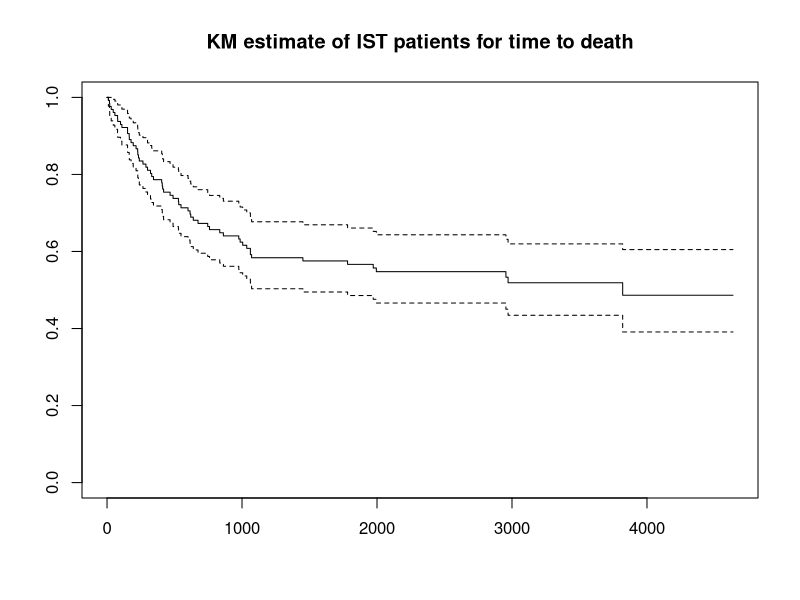
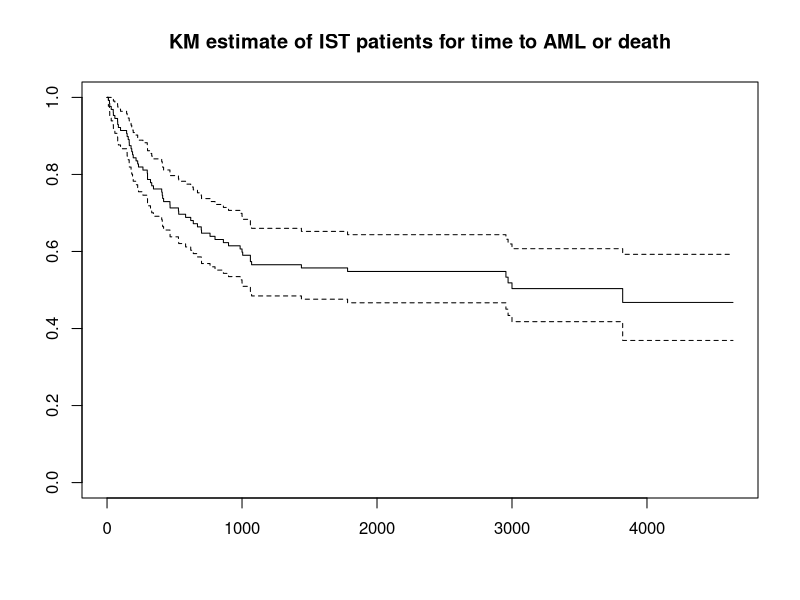
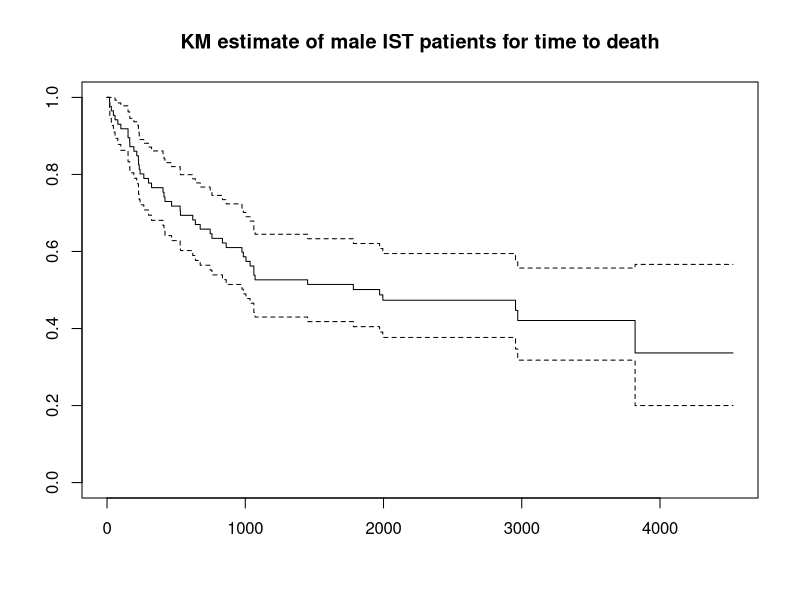
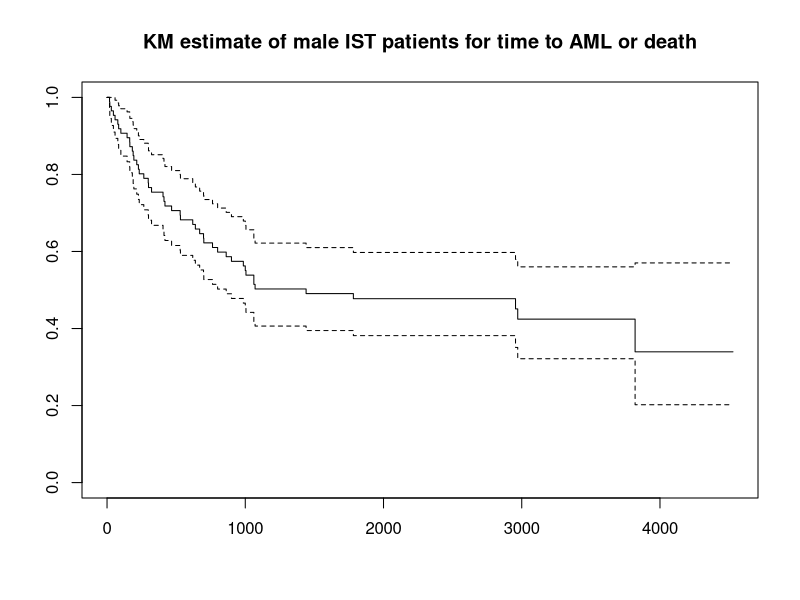
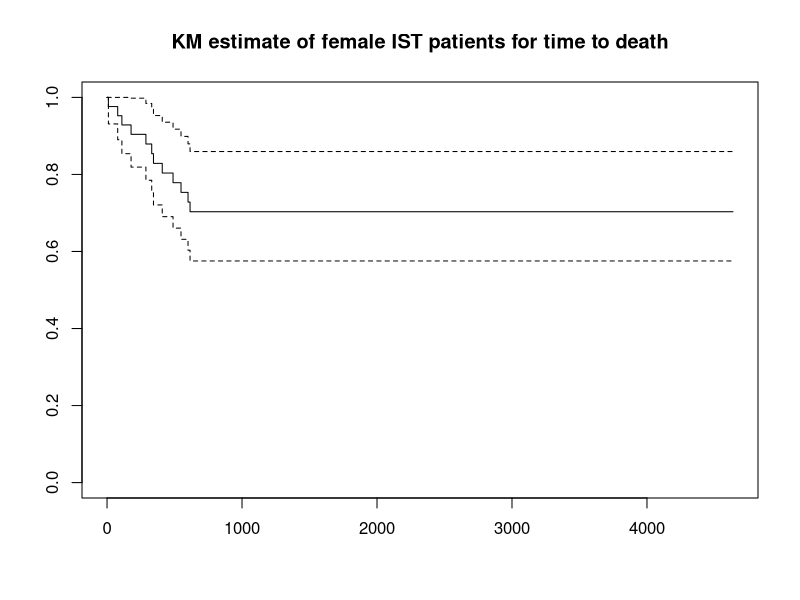
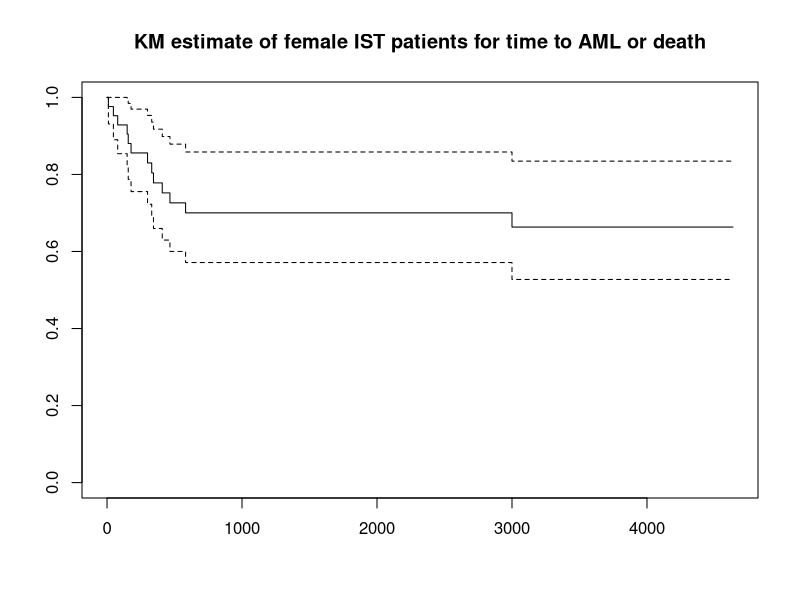
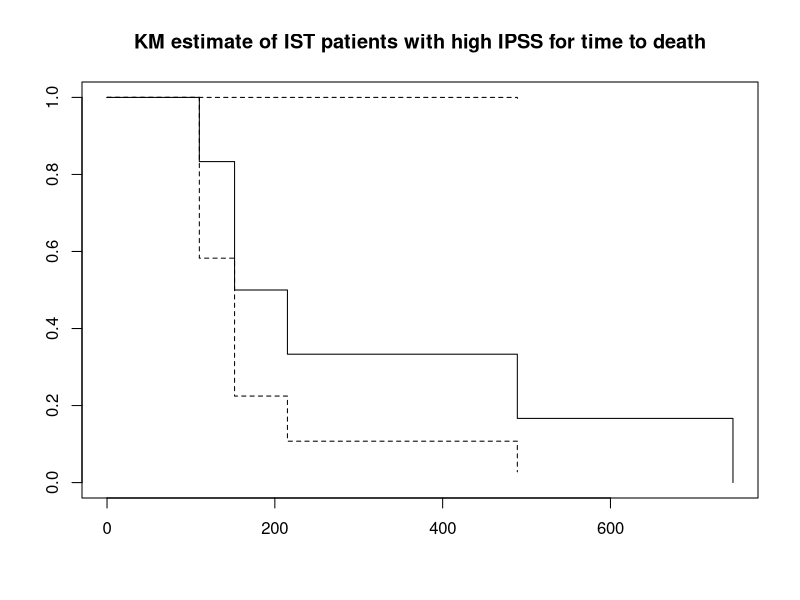
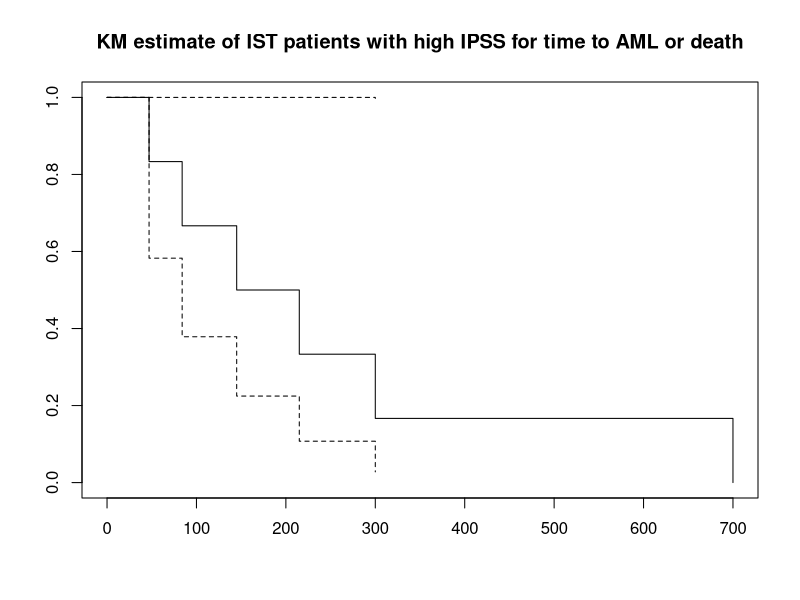

These charts were generated, in order, by the following R code:
## ---- chunk 1
knitr::opts_chunk$set(echo = TRUE)
## ---- chunk 2
library(survival)
IMRAWIST = data.frame(readxl::read_excel("IMRAWandISTnov.xls"))
IMRAWIST$AMLorDIED = sapply(1:nrow(IMRAWIST), 
                            function(k) max(IMRAWIST$AML[k], IMRAWIST$DIED[k]))
IMRAWIST$AMLorDIED_TIME = sapply(1:nrow(IMRAWIST), 
                                 function(k) min(IMRAWIST$AMLTIME[k], IMRAWIST$survival[k]))
## ---- chunk 3
IST_DEATH = survfit(Surv(time = survival, event = DIED) ~ 1, 
                    data = IMRAWIST, subset = (NIH==1))
plot(IST_DEATH, main = "KM estimate of IST patients for time to death")
## ---- chunk 4
IST_DEATH_AMLorDIED = survfit(Surv(time = AMLorDIED_TIME, event = AMLorDIED) ~ 1, 
                              data = IMRAWIST, subset = (NIH==1))
plot(IST_DEATH_AMLorDIED, main = "KM estimate of IST patients for time to AML or death")
## ---- chunk 5
IST_DEATH_Men = survfit(Surv(time = survival, event = DIED) ~ 1, 
                        data = IMRAWIST, subset = (NIH==1 & GENDER=="M"))
plot(IST_DEATH_Men, main = "KM estimate of male IST patients for time to death")

IST_DEATH_AMLorDIED_Men = survfit(Surv(time = AMLorDIED_TIME, event = AMLorDIED) ~ 1, 
                                  data = IMRAWIST, subset = (NIH==1 & GENDER=="M"))
plot(IST_DEATH_AMLorDIED_Men, main = "KM estimate of male IST patients for time to AML or death")
## ---- chunk 6
IST_DEATH_Women = survfit(Surv(time = survival, event = DIED) ~ 1, 
                          data = IMRAWIST, subset = (NIH==1 & GENDER=="F"))
plot(IST_DEATH_Women, main = "KM estimate of female IST patients for time to death")

IST_DEATH_AMLorDIED_Women = survfit(Surv(time = AMLorDIED_TIME, event = AMLorDIED) ~ 1, 
                                    data = IMRAWIST, subset = (NIH==1 & GENDER=="F"))
plot(IST_DEATH_AMLorDIED_Women, main = "KM estimate of female IST patients for time to AML or death")
## ---- chunk 7
IST_DEATH_IPSShigh = survfit(Surv(time = survival, event = DIED) ~ 1, 
                             data = IMRAWIST, subset = (NIH==1 & IPSS=="High"))
plot(IST_DEATH_IPSShigh, 
     main = "KM estimate of IST patients with high IPSS for time to death")

IST_DEATH_AMLorDIED_IPSShigh = survfit(Surv(time = AMLorDIED_TIME, event = AMLorDIED) ~ 1, 
                                       data = IMRAWIST, subset = (NIH==1 & IPSS=="High"))
plot(IST_DEATH_AMLorDIED_IPSShigh, 
     main = "KM estimate of IST patients with high IPSS for time to AML or death")
## ---- chunk 8
IST_DEATH_IPSSnothigh = survfit(Surv(time = survival, event = DIED) ~ 1, 
                                data = IMRAWIST, subset = (NIH==1 & IPSS!="High"))
plot(IST_DEATH_IPSSnothigh, 
     main = "KM estimate of IST patients without high IPSS for time to death")

IST_DEATH_AMLorDIED_IPSSnothigh = survfit(Surv(time = AMLorDIED_TIME, event = AMLorDIED) ~ 1, 
                                          data = IMRAWIST, subset = (NIH==1 & IPSS!="High"))
plot(IST_DEATH_AMLorDIED_IPSSnothigh, 
     main = "KM estimate of IST patients without high IPSS for time to AML or death")
## ---- chunk 9
IMRAW_DEATH = survfit(Surv(time = survival, event = DIED) ~ 1, 
                      data = IMRAWIST, subset = (NIH==0))
plot(IMRAW_DEATH, main = "KM estimate of IMRAW patients for time to death")
## ---- chunk 10
IMRAW_DEATH_AMLorDIED = survfit(Surv(time = AMLorDIED_TIME, event = AMLorDIED) ~ 1, 
                                data = IMRAWIST, subset = (NIH==0))
plot(IMRAW_DEATH_AMLorDIED, main = "KM estimate of IMRAW patients for time to AML or death")
## ---- chunk 11
IMRAW_DEATH_Men = survfit(Surv(time = survival, event = DIED) ~ 1, 
                          data = IMRAWIST, subset = (NIH==0 & GENDER=="M"))
plot(IMRAW_DEATH_Men, main = "KM estimate of male IMRAW patients for time to death")

IMRAW_DEATH_AMLorDIED_Men = survfit(Surv(time = AMLorDIED_TIME, event = AMLorDIED) ~ 1, 
                                    data = IMRAWIST, subset = (NIH==0 & GENDER=="M"))
plot(IMRAW_DEATH_AMLorDIED_Men, 
     main = "KM estimate of male IMRAW patients for time to AML or death")
## ---- chunk 12
IMRAW_DEATH_Women = survfit(Surv(time = survival, event = DIED) ~ 1, 
                            data = IMRAWIST, subset = (NIH==0 & GENDER=="F"))
plot(IMRAW_DEATH_Women, 
     main = "KM estimate of female IMRAW patients for time to death")

IMRAW_DEATH_AMLorDIED_Women = survfit(Surv(time = AMLorDIED_TIME, event = AMLorDIED) ~ 1, 
                                      data = IMRAWIST, subset = (NIH==0 & GENDER=="F"))
plot(IMRAW_DEATH_AMLorDIED_Women, 
     main = "KM estimate of female IMRAW patients for time to AML or death")
## ---- chunk 13
IMRAW_DEATH_IPSShigh = survfit(Surv(time = survival, event = DIED) ~ 1, 
                               data = IMRAWIST, subset = (NIH==0 & IPSS=="High"))
plot(IMRAW_DEATH_IPSShigh, 
     main = "KM estimate of IMRAW patients with high IPSS for time to death")

IMRAW_DEATH_AMLorDIED_IPSShigh = survfit(Surv(time = AMLorDIED_TIME, event = AMLorDIED) ~ 1, 
                                         data = IMRAWIST, subset = (NIH==0 & IPSS=="High"))
plot(IMRAW_DEATH_AMLorDIED_IPSShigh, 
     main = "KM estimate of IMRAW patients with high IPSS for time to AML or death")
## ---- chunk 14
IMRAW_DEATH_IPSSnothigh = survfit(Surv(time = survival, event = DIED) ~ 1, 
                                  data = IMRAWIST, subset = (NIH==0 & IPSS!="High"))
plot(IMRAW_DEATH_IPSSnothigh, 
     main = "KM estimate of IMRAW patients without high IPSS for time to death")

IMRAW_DEATH_AMLorDIED_IPSSnothigh = survfit(Surv(time = AMLorDIED_TIME, event = AMLorDIED) ~ 1, 
                                            data = IMRAWIST, subset = (NIH==0 & IPSS!="High"))
plot(IMRAW_DEATH_AMLorDIED_IPSSnothigh, 
     main = "KM estimate of IMRAW patients without high IPSS for time to AML or death")
